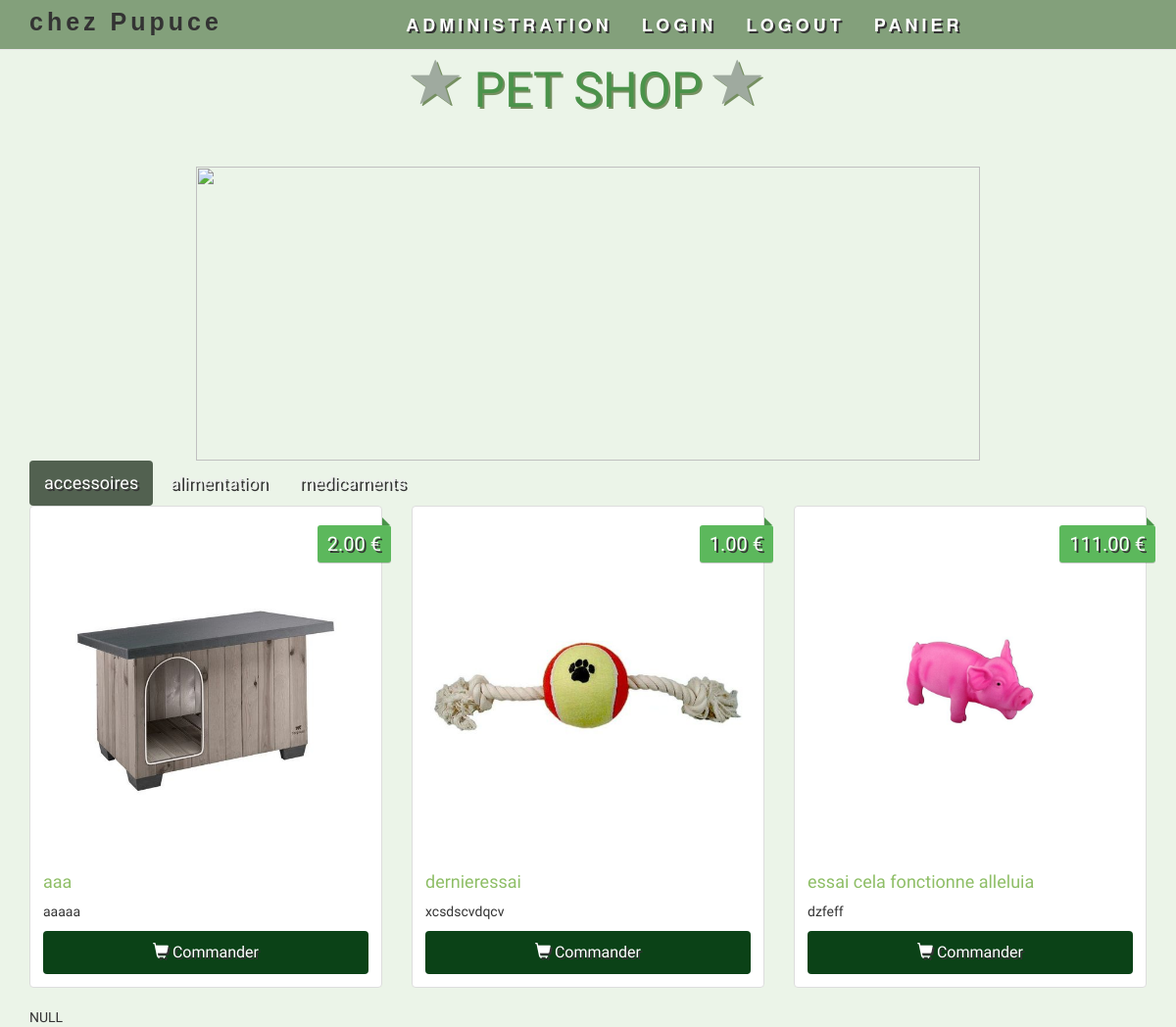
The page / on the database its author committed.
### tables this page shows
CREATE TABLE `category` (
  `category_id` int(50) NOT NULL,
  `name` char(50) NOT NULL
);

CREATE TABLE `product` (
  `product_id` int(11) NOT NULL,
  `name` char(50) NOT NULL,
  `description` char(250) NOT NULL,
  `picture` char(200) NOT NULL,
  `price` double NOT NULL,
  `stock_quantity` int(11) NOT NULL DEFAULT '1',
  `category_type` int(50) NOT NULL
);

### index.php (the view, shortened to what this page needs)
<!DOCTYPE html>
<html lang="fr">
<head>
    <link rel="stylesheet" href="https://maxcdn.bootstrapcdn.com/bootstrap/3.3.6/css/bootstrap.min.css">
    <link rel="stylesheet" href="css/styles.css">
</head>
    <body>
    <nav class="navbar navbar-default navbar-fixed-top">
            <div class="logonom"><span> chez Pupuce</span></div>
            <div class="container">
                <div class="collapse navbar-collapse" id="myNavbar">
                    <ul class="nav navbar-nav">
                        <li><a href="admin/index.php">administration</a></li>
                        <li><a href="connexion.php">login</a></li>
                        <li><a href="disconnexion.php">logout</a></li>
                        <li><a href="">panier</a></li>
                    </ul>
                </div>
            </div>
        </nav>
        <div class="container site">
            <h1 class="text-logo"><span class="glyphicon glyphicon-star"></span> PET SHOP <span class="glyphicon glyphicon-star"></span></h1>
            <div> <img class="image_petfamily"src="https://www.pooch.ca/images/dogs_family.png"/></div>
            <?php
                echo '<nav>
                        <ul class="nav nav-pills">';
                $db = Database::connect();
                $statement = $db->query('SELECT * FROM category');
                $categories = $statement->fetchAll();
                foreach ($categories as $category)
                {
                    if($category['category_id'] == '1')
                        echo '<li role="presentation" class="active"><a href="#'. $category['category_id'] . '" data-toggle="tab">' . $category['name'] . '</a></li>';
                    else
                        echo '<li role="presentation"><a href="#'. $category['category_id'] . '" data-toggle="tab">' . $category['name'] . '</a></li>';
                }
                echo    '</ul>
                      </nav>';
                echo '<div class="tab-content">';
                foreach ($categories as $category)
                {
                    if($category['category_id'] == '1')
                        echo '<div class="tab-pane active" id="' . $category['category_id'] .'">';
                    else
                        echo '<div class="tab-pane" id="' . $category['category_id'] .'">';
                    echo '<div class="row">';
                    $statement = $db->prepare('SELECT * FROM product WHERE product.category_type = ?');
                    $statement->execute(array($category['category_id']));
                    while ($item = $statement->fetch())
                    {
                        echo '<div class="col-sm-6 col-md-4">
                                <div class="thumbnail">
                                    <img src="images/' . $item['picture'] . '" alt="image du produit">
                                    <div class="price">' . number_format($item['price'], 2, '.', ''). ' €</div>
                                    <div class="caption">
                                        <h4>' . $item['name'] . '</h4>
                                        <p>' . $item['description'] . '</p>
                                        <a href="#" class="btn btn-order" role="button"><span class="glyphicon glyphicon-shopping-cart"></span> Commander</a>
                                    </div>
                                </div>
                            </div>';
                    }
                   echo    '</div>
                        </div>';
                }
                var_dump($item['picture']);
                echo  '</div>';
            ?>
        </div>
    </body>
</html>

### css/styles.css (style rules this page uses)
body { background-color: rgba(232, 243, 229, 0.863); }
.site { font-family: 'Holtwood One SC', sans-serif; }
.text-logo { font-family: 'Holtwood One SC', sans-serif; color: #4a934a; text-shadow: 2px 2px #758f60; font-size: 50px; padding: 40px 0px; text-align: center; }
.text-logo .glyphicon { text-shadow: 2px 2px #758f60; color:#9faa9f; }
.navbar { background: #83A07B; font-size: 10px; letter-spacing: 4px; text-transform: uppercase; font-weight: bold; }
.navbar .navbar-nav { display: inline-block; float: none; vertical-align: top; }
.navbar .navbar-collapse { text-align: center; }
.navbar li a { color: #fff !important; }
.logonom span { padding-left: 30px; padding-top: 5PX; font-family: 'Shadows Into Light', sans-serif, cursive; font-size: 25px; text-transform: none; float: left; }
.thumbnail img { text-shadow: 2px 2px #9cbe66; background: #8ebe66; }
.price { background: #5cb85c; box-shadow: 0 1px rgba(0,0,0,0.2); -moz-box-shadow: 0 1px rgba(0,0,0,0.2); -webkit-box-shadow: 0 1px rgba(0,0,0,0.2); color: #fff; text-shadow: 2px 2px #333; position: absolute; right: 6px; top: 20px; padding: 5px 10px; font-size: 20px; border-radius: 3px; }
.price:before { border: 4px solid transparent; border-bottom: 4px solid #4a934a; border-left: 4px solid #4a934a; content: ""; position: absolute; right: 1px; top: -8px; }
.caption > h4 { color: #8ebe66; font-size: 18px; }
.nav-pills>li.active>a, .nav-pills>li.active>a:focus, .nav-pills>li.active>a:hover { background: #526150; }
.nav>li>a { color: #eee; font-size: 18px; text-shadow: 2px 2px #333; }
.btn-order { width: 100%; padding: 10px; font-size: 16px; color: #fff; background-color: #0b4217; text-decoration: none; text-shadow: 2px 2px #333; }
.image_petfamily { height: 300px; width:800px; margin-left: auto; margin-right: auto; display: block; }

### rows shown on the page
category: name "accessoires"
category: name "alimentation"
category: name "medicaments"
product: picture (picture), price "2.00", name "aaa", description "aaaaa"
product: picture (picture), price "1.00", name "dernieressai", description "xcsdscvdqcv"
product: picture (picture), price "111.00", name "essai cela fonctionne alleluia", description "dzfeff"
